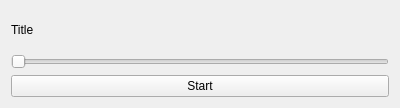
<?xml version="1.0" encoding="UTF-8"?>
<ui version="4.0">
 <class>Form</class>
 <widget class="QWidget" name="Form">
  <property name="geometry">
   <rect>
    <x>0</x>
    <y>0</y>
    <width>400</width>
    <height>108</height>
   </rect>
  </property>
  <property name="windowTitle">
   <string>Form</string>
  </property>
  <property name="styleSheet">
   <string notr="true"/>
  </property>
  <layout class="QVBoxLayout" name="verticalLayout">
   <item>
    <layout class="QVBoxLayout" name="verticalLayout_2">
     <item>
      <widget class="QLabel" name="AudioTitleLabel">
       <property name="maximumSize">
        <size>
         <width>16777215</width>
         <height>50</height>
        </size>
       </property>
       <property name="text">
        <string>Title</string>
       </property>
      </widget>
     </item>
     <item>
      <widget class="QSlider" name="horizontalSlider">
       <property name="orientation">
        <enum>Qt::Horizontal</enum>
       </property>
      </widget>
     </item>
     <item>
      <widget class="QPushButton" name="PlayButton">
       <property name="text">
        <string>Start</string>
       </property>
      </widget>
     </item>
    </layout>
   </item>
  </layout>
 </widget>
 <resources/>
 <connections/>
</ui>
